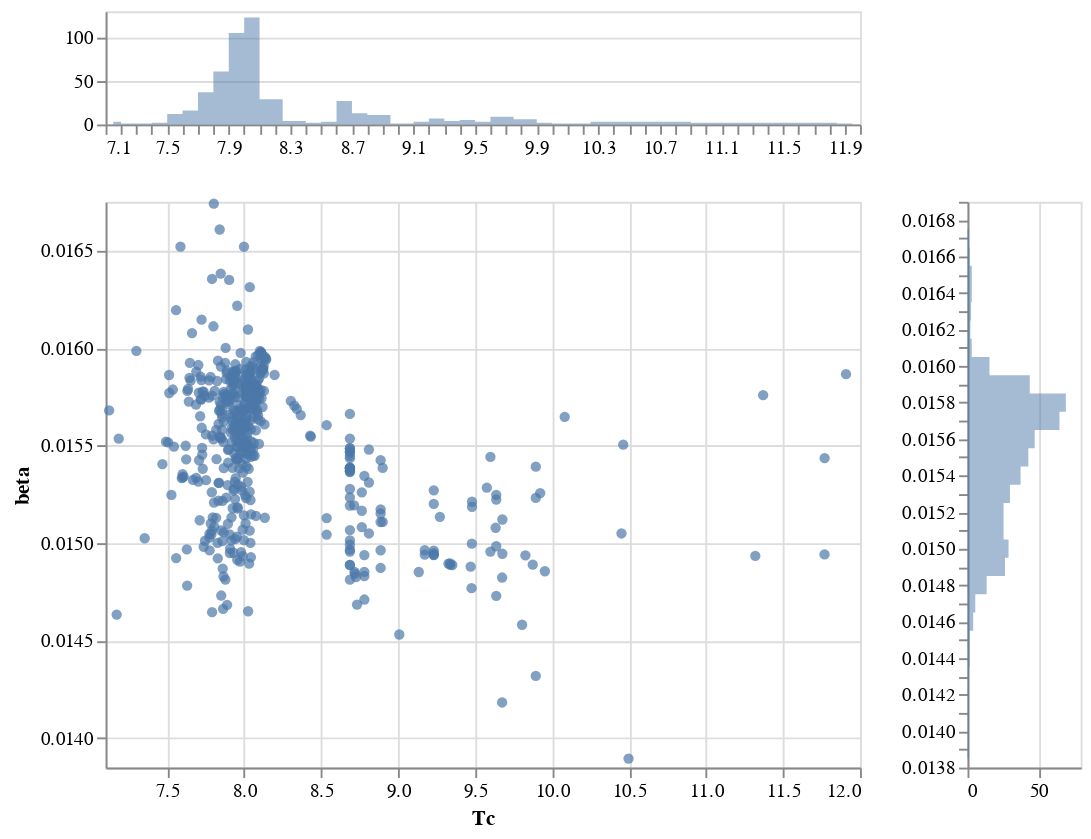

This figure's notebook cell:
### Code cell
scatter_plot_with_marginals(df, xcol="Tc", ycol="beta", nbins=50)

### Figure 1 — Vega-Lite specification as saved in the notebook (floating-point values rounded to 4 significant figures; data arrays with more than 128 entries replaced by an {"elided": "..."} marker saying what was removed)
{"config": {"view": {"continuousWidth": 400, "continuousHeight": 300}}, "vconcat": [{"mark": {"type": "area", "interpolate": "step", "opacity": 0.5}, "encoding": {"x": {"type": "quantitative", "bin": {"extent": [7.123, 11.91], "maxbins": 50}, "field": "Tc", "stack": null, "title": ""}, "y": {"type": "quantitative", "aggregate": "count", "stack": null, "title": ""}}, "height": 60}, {"hconcat": [{"mark": "circle", "encoding": {"x": {"type": "quantitative", "field": "Tc", "scale": {"domain": [7.123, 11.91], "nice": 50}}, "y": {"type": "quantitative", "field": "beta", "scale": {"domain": [0.0139, 0.01674], "nice": 50}}}}, {"mark": {"type": "area", "interpolate": "step", "opacity": 0.5}, "encoding": {"x": {"type": "quantitative", "aggregate": "count", "stack": null, "title": ""}, "y": {"type": "quantitative", "bin": {"extent": [0.0139, 0.01674], "maxbins": 50}, "field": "beta", "stack": null, "title": ""}}, "width": 60}]}], "data": {"name": "data-b5e9b699de7d90f9a55bfc6a75a67a35"}, "$schema": "https://vega.github.io/schema/vega-lite/v4.8.1.json", "datasets": {"data-b5e9b699de7d90f9a55bfc6a75a67a35": {"elided": "499 records"}}}
